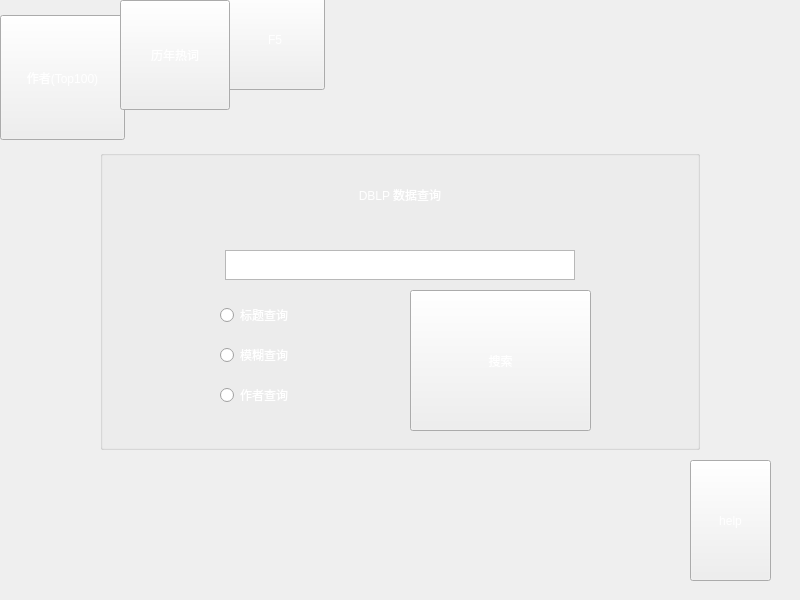
<?xml version="1.0" encoding="UTF-8"?>
<ui version="4.0">
 <class>MainWindow</class>
 <widget class="QMainWindow" name="MainWindow">
  <property name="geometry">
   <rect>
    <x>0</x>
    <y>0</y>
    <width>800</width>
    <height>600</height>
   </rect>
  </property>
  <property name="windowTitle">
   <string>DBLP</string>
  </property>
  <property name="styleSheet">
   <string notr="true">border-image:url(:/DS_2020_GUI/image/astronomy-atmosphere-earth-exploration.jpg)</string>
  </property>
  <widget class="QWidget" name="centralwidget">
   <widget class="QGroupBox" name="groupBox">
    <property name="geometry">
     <rect>
      <x>100</x>
      <y>150</y>
      <width>600</width>
      <height>300</height>
     </rect>
    </property>
    <property name="styleSheet">
     <string notr="true">border-image:url();</string>
    </property>
    <property name="title">
     <string/>
    </property>
    <widget class="QTextEdit" name="tet_inputParameter">
     <property name="geometry">
      <rect>
       <x>125</x>
       <y>100</y>
       <width>350</width>
       <height>30</height>
      </rect>
     </property>
    </widget>
    <widget class="QRadioButton" name="rbn_Info">
     <property name="geometry">
      <rect>
       <x>120</x>
       <y>150</y>
       <width>175</width>
       <height>30</height>
      </rect>
     </property>
     <property name="styleSheet">
      <string notr="true">color: rgb(255, 255, 255);
font: 75 20pt &quot;Consolas&quot;;</string>
     </property>
     <property name="text">
      <string>标题查询</string>
     </property>
    </widget>
    <widget class="QRadioButton" name="rbn_Author">
     <property name="geometry">
      <rect>
       <x>120</x>
       <y>230</y>
       <width>175</width>
       <height>30</height>
      </rect>
     </property>
     <property name="styleSheet">
      <string notr="true">color:rgb(255, 255, 255);
font: 75 20pt &quot;Consolas&quot;;</string>
     </property>
     <property name="text">
      <string>作者查询</string>
     </property>
    </widget>
    <widget class="QRadioButton" name="rbn_Title">
     <property name="geometry">
      <rect>
       <x>120</x>
       <y>190</y>
       <width>175</width>
       <height>30</height>
      </rect>
     </property>
     <property name="styleSheet">
      <string notr="true">color:rgb(255, 255, 255);
font: 75 20pt &quot;Consolas&quot;;</string>
     </property>
     <property name="text">
      <string>模糊查询</string>
     </property>
    </widget>
    <widget class="QPushButton" name="btn_search">
     <property name="geometry">
      <rect>
       <x>310</x>
       <y>140</y>
       <width>181</width>
       <height>141</height>
      </rect>
     </property>
     <property name="styleSheet">
      <string notr="true">border-image:url(:/DS_2020_GUI/image/search.png);
color:rgb(255, 255, 255);
font: 75 28pt &quot;Consolas&quot;;</string>
     </property>
     <property name="text">
      <string>搜索</string>
     </property>
    </widget>
    <widget class="QLabel" name="label">
     <property name="geometry">
      <rect>
       <x>125</x>
       <y>10</y>
       <width>350</width>
       <height>70</height>
      </rect>
     </property>
     <property name="styleSheet">
      <string notr="true">color:rgb(255, 255, 255);
font: 75 28pt &quot;Consolas&quot;;</string>
     </property>
     <property name="text">
      <string>DBLP 数据查询</string>
     </property>
     <property name="alignment">
      <set>Qt::AlignCenter</set>
     </property>
    </widget>
   </widget>
   <widget class="QPushButton" name="btn_F5">
    <property name="geometry">
     <rect>
      <x>225</x>
      <y>-10</y>
      <width>100</width>
      <height>100</height>
     </rect>
    </property>
    <property name="styleSheet">
     <string notr="true">border-image:url(:/DS_2020_GUI/image/planet.png);
color:rgb(255, 255, 255);
font: 75 12pt &quot;Consolas&quot;;</string>
    </property>
    <property name="text">
     <string>F5</string>
    </property>
   </widget>
   <widget class="QPushButton" name="btn_F2_TopAuthor">
    <property name="geometry">
     <rect>
      <x>0</x>
      <y>15</y>
      <width>125</width>
      <height>125</height>
     </rect>
    </property>
    <property name="styleSheet">
     <string notr="true">border-image:url(:/DS_2020_GUI/image/planet.png);
color:rgb(255, 255, 255);
font: 75 12pt &quot;Consolas&quot;;</string>
    </property>
    <property name="text">
     <string>作者(Top100)</string>
    </property>
   </widget>
   <widget class="QPushButton" name="btn_F3">
    <property name="geometry">
     <rect>
      <x>120</x>
      <y>0</y>
      <width>110</width>
      <height>110</height>
     </rect>
    </property>
    <property name="styleSheet">
     <string notr="true">border-image:url(:/DS_2020_GUI/image/planet.png);
color:rgb(255, 255, 255);
font: 75 12pt &quot;Consolas&quot;;</string>
    </property>
    <property name="text">
     <string>历年热词</string>
    </property>
   </widget>
   <widget class="QPushButton" name="btn_help">
    <property name="geometry">
     <rect>
      <x>690</x>
      <y>460</y>
      <width>81</width>
      <height>121</height>
     </rect>
    </property>
    <property name="styleSheet">
     <string notr="true">border-image:url(:/DS_2020_GUI/image/feather-pen.png);
color:rgb(255, 255, 255);
font: 75 12pt &quot;Consolas&quot;;</string>
    </property>
    <property name="text">
     <string>help</string>
    </property>
   </widget>
  </widget>
 </widget>
 <resources>
  <include location="DS_2020_GUI.qrc"/>
 </resources>
 <connections/>
 <slots>
  <slot>on_btn_loadfile_clicked()</slot>
 </slots>
</ui>
